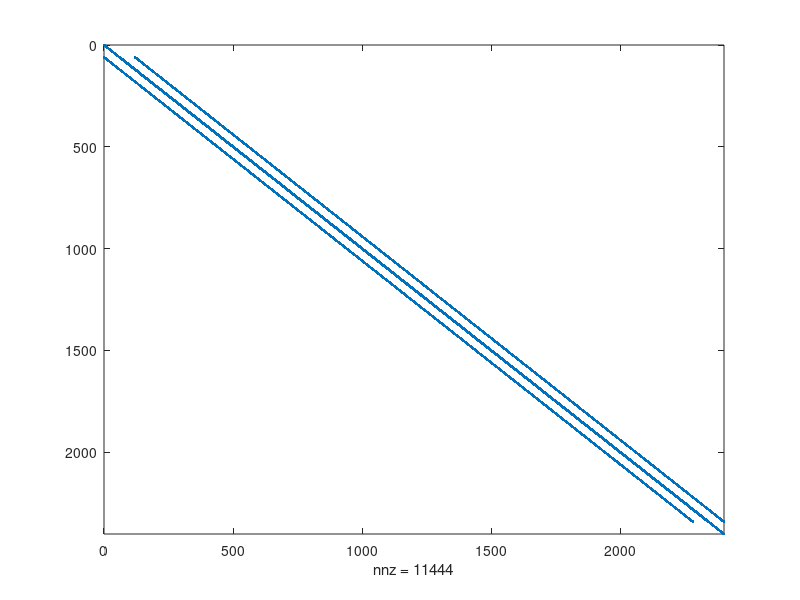
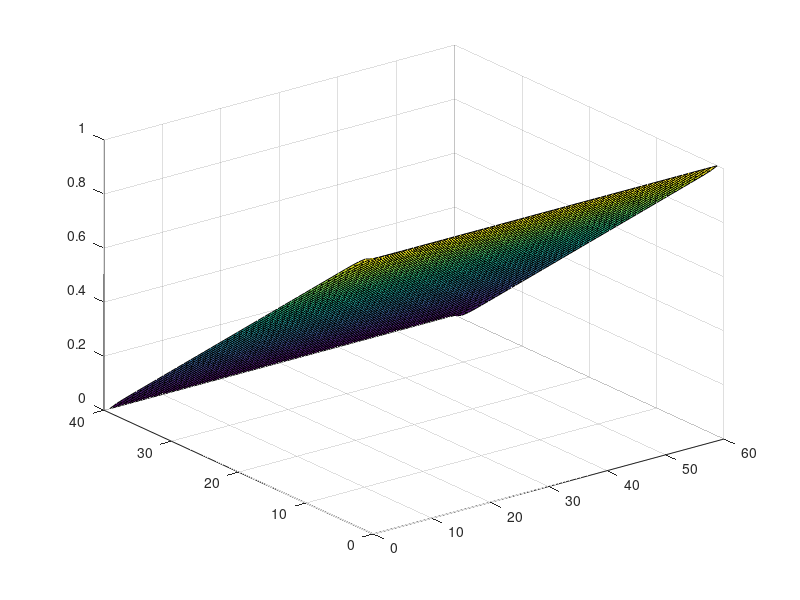
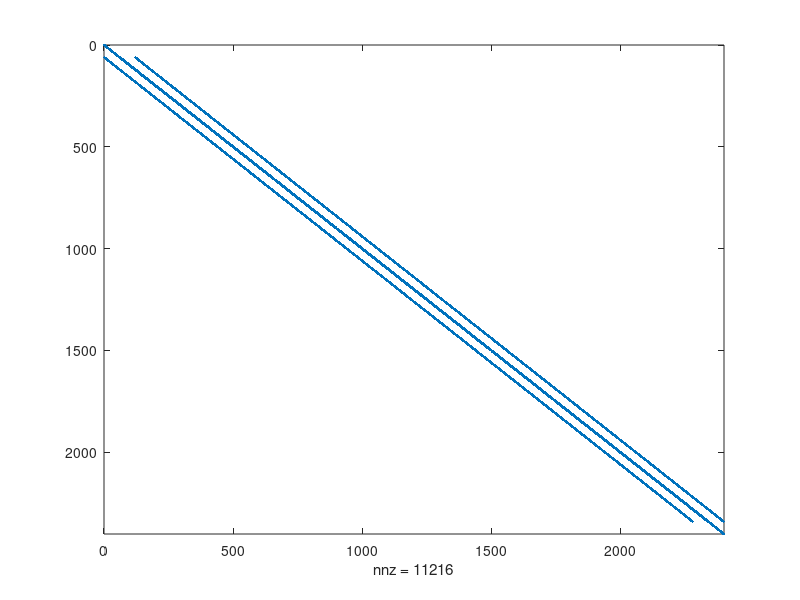
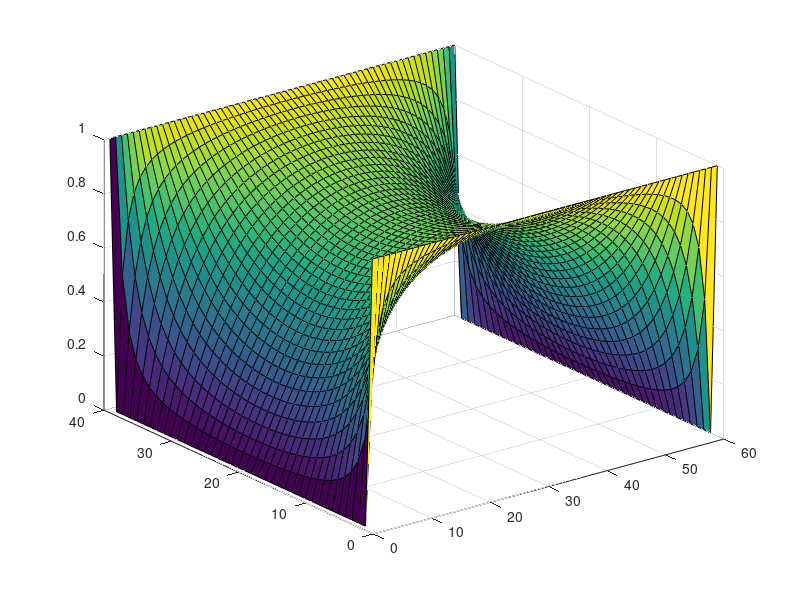

Recreate these plots in MATLAB, in order.
numx = 40;
numy = 60;
g_mat0 = sparse((numx * numy), (numx * numy));
v_mat0 = zeros(1, (numx * numy));


for i = 1:numx

    for k = 1:numy
        n = k + (i - 1) * numy;
        
        if i == 1
            g_mat0(n, :) = 0;
            g_mat0(n, n) = 1;
            v_mat0(1, n) = 1;
        elseif i == numx
            g_mat0(n, :) = 0;
            g_mat0(n, n) = 1;
        elseif k == 1 && i > 1 && i < numx
            g_mat0(n, n) = -3;
            g_mat0(n, n - numy) = 1;
            g_mat0(n, n + numy) = 1;
            g_mat0(n, n - 1) = 1;
        elseif k == numy && i > 1 && i < numx
            g_mat0(n, n) = -3;
            g_mat0(n, n - numy) = 1;
            g_mat0(n, n + numy) = 1;
            g_mat0(n, n + 1) = 1;
        else
            g_mat0(n, n) = -4;
            g_mat0(n, n - numy) = 1;
            g_mat0(n, n + numy) = 1;
            g_mat0(n, n - 1) = 1;
            g_mat0(n, n + 1) = 1;
        end
    end
                

end 

figure (1);
spy(g_mat0);
solution1 = g_mat0\v_mat0';

figure (2);
actmat = zeros(numx, numy);

for i = 1:numx

    for k = 1:numy
        n = k + (i - 1) * numy;
        actmat(i, k) = solution1(n);
    end
end
surf(actmat);



%%Question 1: Part B
numx = 40;
numy = 60;
g_mat1 = sparse((numx * numy), (numx * numy));
v_mat1 = zeros(1, (numx * numy));
v_o = 1;

for i = 1:numx

    for k = 1:numy
        n = k + (i - 1) * numy;
        
        if i == 1
            g_mat1(n, :) = 0;
            g_mat1(n, n) = 1;
            v_mat1(1, n) = v_o;
        elseif i == numx
            g_mat1(n, :) = 0;
            g_mat1(n, n) = 1;
            v_mat1(1, n) = v_o;
        elseif k == 1
            g_mat1(n, :) = 0;
            g_mat1(n, n) = 1;
        elseif k == numy
            g_mat1(n, :) = 0;
            g_mat1(n, n) = 1;
        else
            g_mat1(n, :) = 0;
            g_mat1(n, n) = -4;
            g_mat1(n, n - numy) = 1;
            g_mat1(n, n + numy) = 1;
            g_mat1(n, n - 1) = 1;
            g_mat1(n, n + 1) = 1;
        end
    end          
end 

figure (3);
spy(g_mat1);
solution2 = g_mat1\v_mat1';

figure (4);
xlabel('x') 
ylabel('y')
zlabel('V(x,y)')

actmat2 = zeros(numx, numy);


for i = 1:numx

    for k = 1:numy
        n = k + (i - 1) * numy;
        actmat2(i, k) = solution2(n);
    end
end
   
surf(actmat2);


%%Question 1: Part B - Analytical Solution Approach

zone = zeros(60, 40);
a = 60;
b = 20;

x_s = linspace(-20,20,40);
y_s = linspace(0,60,60);

[xm, ym] = meshgrid(x_s, y_s);



for n = 1:2:300
    
    zone =  (zone + (4 * v_o/pi) .*(cosh((n * pi * xm)/a) .* sin((n * pi * ym)/a)) ./ (n * cosh((n * pi * b)/a)));
    
    figure(5);
    surf(x_s, y_s, zone);
    title("Analytical Approach Solution");
    pause(0.01);
    
end
